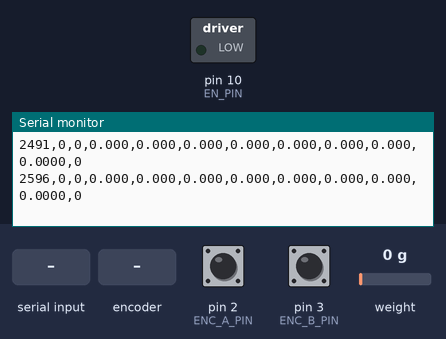
Bench run of a sketch on a simulated Arduino Uno, built with avr-gcc and run on an emulated ATmega328P. Parts: switched loads named in the sketch (green lamp = pin HIGH), the last lines printed to the serial monitor. The inputs (shaded band) are chosen by the test bench; at power-on: weight on the scale 0 g, pin 2 (ENC_A_PIN) HIGH, pin 3 (ENC_B_PIN) HIGH.

Above: at 2.7 s.
2.8 s: weight on the scale set to 2500 g
At 2.81 s:
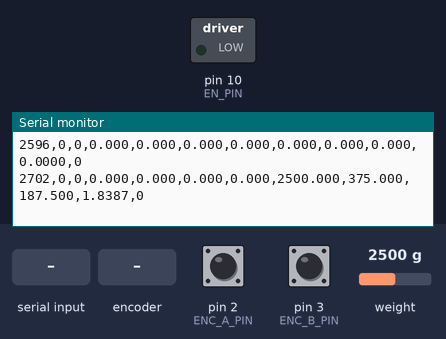
5.8 s: "STOP\n" received over Serial
At 6.4 s:
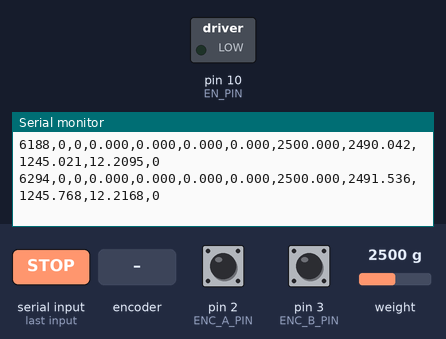
7.3 s: "TARE\n" received over Serial
At 9.06 s:
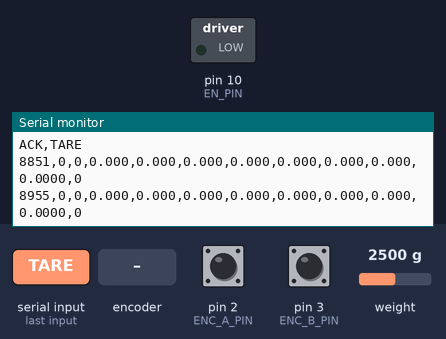
10.3 s: rotary encoder on pin 2 (ENC_A_PIN) / pin 3 (ENC_B_PIN) turned 3 steps (first pin leading)
At 10.32 s:
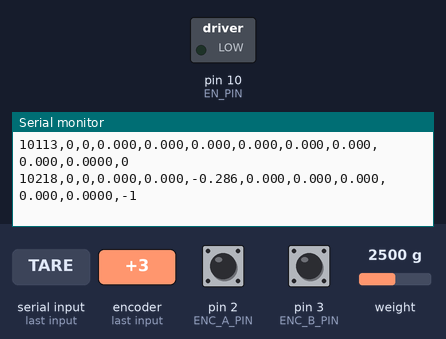
13.9 s: weight on the scale set to 100 g
At 13.9 s:
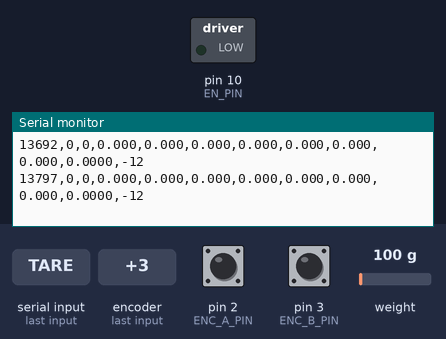
16.9 s: "CAL=\n" received over Serial
At 17.18 s:
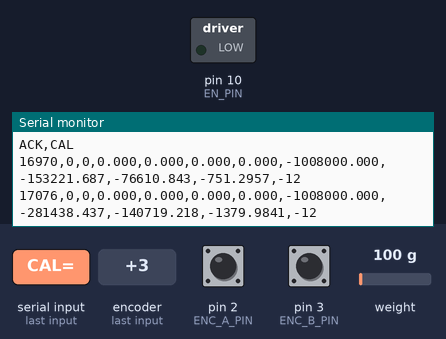
Timing chart, 0 to 19.4 s (numbered marks = the images above; inputs shaded):
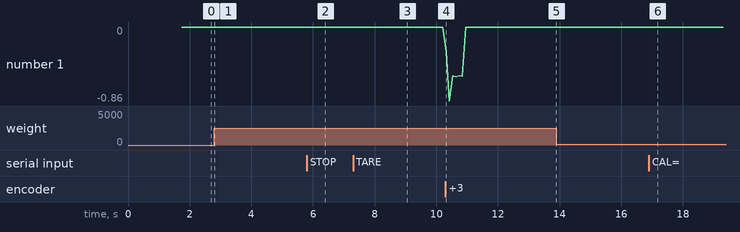

The sketch:

wire_tension_arduino.ino
```cpp
#include <HX711.h>
#include <AccelStepper.h>
#include <math.h>

// ================= PIN ASSIGNMENTS =================
const byte ENC_A_PIN  = 2;
const byte ENC_B_PIN  = 3;

const byte HX_DT_PIN  = 5;
const byte HX_SCK_PIN = 6;

const byte STEP_PIN   = 8;
const byte DIR_PIN    = 9;
const byte EN_PIN     = 10;

// ================= FIXED PARAMETERS =================
const long MOTOR_FULL_STEPS_PER_REV = 200;
const long MICROSTEPS               = 16;
const long MOTOR_STEPS_PER_REV      = MOTOR_FULL_STEPS_PER_REV * MICROSTEPS;

// 500 PPR encoder, x4 quadrature = 2000 counts/rev
const long ENCODER_COUNTS_PER_REV = 2000;

// HX711 calibration
float calibration_factor = 364.0f;
float tension_divisor    = 2.0f;

// RPM PI controller gains
float Kp = 0.20f;
float Ki = 0.30f;

// RPM limits
const float maxRPM = 250.0f;
const float minRPM = -250.0f;

// Timing intervals [ms]
const unsigned long CONTROL_MS = 50;
const unsigned long LOAD_MS    = 50;
const unsigned long REPORT_MS  = 100;

// EMA filter coefficient for load cell (0 < alpha <= 1)
//   smaller = smoother but more lag; 0.15 is a good starting point at 20 Hz
const float EMA_ALPHA = 0.15f;

// ================= OBJECTS =================
HX711 scale;
AccelStepper motor(AccelStepper::DRIVER, STEP_PIN, DIR_PIN);

// ================= ENCODER STATE =================
volatile long encoderCount = 0;

// ================= SERIAL COMMAND BUFFER =================
char cmdBuf[128];
byte cmdIdx = 0;

// ================= RUNTIME STATE =================
unsigned long lastControlMs = 0;
unsigned long lastReportMs  = 0;
unsigned long lastLoadMs    = 0;

long  lastEncoderCount = 0;
float measuredRPM      = 0.0f;
float commandedRPM     = 0.0f;
float targetRPM        = 0.0f;
float integrator       = 0.0f;

// ================= LOAD VALUES =================
float load_g_raw  = 0.0f;
float load_g_filt = 0.0f;   // EMA-filtered load
float tension_g   = 0.0f;
float tension_N   = 0.0f;
bool  emaInitialised = false;

// ================= STATE / RECORD FLAGS =================
enum RunState {
  STATE_IDLE      = 0,
  STATE_WAIT_ZERO = 1,
  STATE_RAMP      = 2,
  STATE_RUN       = 3
};

RunState runState   = STATE_IDLE;
bool     recordReady = false;

// ================= ENCODER ISRs =================
void isrEncA() {
  bool a = digitalRead(ENC_A_PIN);
  bool b = digitalRead(ENC_B_PIN);
  if (a == b) encoderCount++;
  else         encoderCount--;
}

void isrEncB() {
  bool a = digitalRead(ENC_A_PIN);
  bool b = digitalRead(ENC_B_PIN);
  if (a != b) encoderCount++;
  else         encoderCount--;
}

// ================= UTILITIES =================
void setMotorRPM(float rpm) {
  rpm = constrain(rpm, minRPM, maxRPM);
  commandedRPM = rpm;
  float stepsPerSec = rpm * MOTOR_STEPS_PER_REV / 60.0f;
  motor.setSpeed(stepsPerSec);
}

void tareLoadCellNow() {
  scale.tare(15);
  load_g_raw     = 0.0f;
  load_g_filt    = 0.0f;
  tension_g      = 0.0f;
  tension_N      = 0.0f;
  emaInitialised = false;    // reset filter after tare
}

void forceStopSequence() {
  runState   = STATE_IDLE;
  targetRPM  = 0.0f;
  integrator = 0.0f;
  recordReady = false;
  setMotorRPM(0.0f);
}

void sendAck(const char* msg) {
  Serial.print("ACK,");
  Serial.println(msg);
}

// ================= COMMAND PROCESSING =================
void processCommand(const char* cmd) {

  if (strcmp(cmd, "STOP") == 0) {
    forceStopSequence();
    sendAck("STOP");
  }
  else if (strcmp(cmd, "TARE") == 0) {
    tareLoadCellNow();
    sendAck("TARE");
  }
  // ---- RPM= sets target speed WITHOUT changing state ----
  else if (strncmp(cmd, "RPM=", 4) == 0) {
    targetRPM = constrain(atof(cmd + 4), minRPM, maxRPM);

    if (fabs(targetRPM) < 0.01f) {
      // Zero speed → idle
      runState    = STATE_IDLE;
      recordReady = false;
      integrator  = 0.0f;
      setMotorRPM(0.0f);
    } else {
      // Non-zero speed: just update target, do NOT touch runState
      integrator = 0.0f;
      setMotorRPM(targetRPM);
    }
  }
  // ---- STATE= is the sole authority on run state ----
  else if (strncmp(cmd, "STATE=", 6) == 0) {
    int st = atoi(cmd + 6);
    if      (st == 0) runState = STATE_IDLE;
    else if (st == 2) runState = STATE_RAMP;
    else if (st == 3) runState = STATE_RUN;
  }
  // ---- REC= controls recording flag ----
  else if (strncmp(cmd, "REC=", 4) == 0) {
    recordReady = (atoi(cmd + 4) != 0);
  }
  // ---- Calibration / tuning helpers ----
  else if (strncmp(cmd, "CAL=", 4) == 0) {
    calibration_factor = atof(cmd + 4);
    scale.set_scale(calibration_factor);
    sendAck("CAL");
  }
  else if (strncmp(cmd, "KP=", 3) == 0) {
    Kp = atof(cmd + 3);
  }
  else if (strncmp(cmd, "KI=", 3) == 0) {
    Ki = atof(cmd + 3);
  }
  else if (strncmp(cmd, "TDIV=", 5) == 0) {
    tension_divisor = atof(cmd + 5);
    if (fabs(tension_divisor) < 1e-6f) tension_divisor = 2.0f;
  }
}

void readSerialCommands() {
  while (Serial.available() > 0) {
    char c = Serial.read();
    if (c == '\n' || c == '\r') {
      if (cmdIdx > 0) {
        cmdBuf[cmdIdx] = '\0';
        processCommand(cmdBuf);
        cmdIdx = 0;
      }
    } else {
      if (cmdIdx < sizeof(cmdBuf) - 1) {
        cmdBuf[cmdIdx++] = c;
      }
    }
  }
}

// ================= LOAD CELL (with EMA filter) =================
void updateLoadCell() {
  if (!scale.is_ready()) return;

  load_g_raw = scale.get_units(1);

  // Exponential moving average filter
  if (!emaInitialised) {
    load_g_filt    = load_g_raw;   // seed with first reading
    emaInitialised = true;
  } else {
    load_g_filt = EMA_ALPHA * load_g_raw + (1.0f - EMA_ALPHA) * load_g_filt;
  }

  tension_g = load_g_filt / tension_divisor;
  tension_N = tension_g * 0.00980665f;
}

// ================= SPEED MEASUREMENT =================
void updateMeasuredRPM(float dt) {
  noInterrupts();
  long countNow = encoderCount;
  interrupts();

  long dCount = countNow - lastEncoderCount;
  lastEncoderCount = countNow;

  if (dt > 0.0f) {
    measuredRPM = (dCount / (float)ENCODER_COUNTS_PER_REV) * (60.0f / dt);
  }
}

// ================= PI CONTROLLER =================
void updateRPMController(float dt) {
  float err = targetRPM - measuredRPM;
  integrator += err * dt;
  integrator = constrain(integrator, -100.0f, 100.0f);

  float rpmCorrection = Kp * err + Ki * integrator;
  float rpmToCommand  = targetRPM + rpmCorrection;

  if (fabs(targetRPM) < 0.01f) {
    integrator  = 0.0f;
    rpmToCommand = 0.0f;
  }

  setMotorRPM(rpmToCommand);
}

// ================= SERIAL REPORTING =================
void printHeader() {
  Serial.println("time_ms,state_code,record_ready,target_rpm_active,target_rpm_final,meas_rpm,cmd_rpm,load_g_raw,load_g_filt,tension_g,tension_N,enc_count");
}

void printDataLine(unsigned long now) {
  noInterrupts();
  long countCopy = encoderCount;
  interrupts();

  Serial.print(now);           Serial.print(",");
  Serial.print((int)runState); Serial.print(",");
  Serial.print(recordReady ? 1 : 0); Serial.print(",");
  Serial.print(targetRPM, 3); Serial.print(",");
  Serial.print(targetRPM, 3); Serial.print(",");   // final == active (single target)
  Serial.print(measuredRPM, 3); Serial.print(",");
  Serial.print(commandedRPM, 3); Serial.print(",");
  Serial.print(load_g_raw, 3); Serial.print(",");
  Serial.print(load_g_filt, 3); Serial.print(",");
  Serial.print(tension_g, 3); Serial.print(",");
  Serial.print(tension_N, 4); Serial.print(",");
  Serial.println(countCopy);
}

// ================= SETUP =================
void setup() {
  Serial.begin(115200);

  pinMode(ENC_A_PIN, INPUT_PULLUP);
  pinMode(ENC_B_PIN, INPUT_PULLUP);

  pinMode(EN_PIN, OUTPUT);
  digitalWrite(EN_PIN, LOW);

  attachInterrupt(digitalPinToInterrupt(ENC_A_PIN), isrEncA, CHANGE);
  attachInterrupt(digitalPinToInterrupt(ENC_B_PIN), isrEncB, CHANGE);

  scale.begin(HX_DT_PIN, HX_SCK_PIN);
  scale.set_scale(calibration_factor);
  scale.tare(15);

  motor.setMinPulseWidth(5);
  motor.setMaxSpeed((maxRPM * MOTOR_STEPS_PER_REV / 60.0f) * 1.2f);
  motor.setSpeed(0.0f);
  motor.enableOutputs();

  unsigned long now = millis();
  lastControlMs = now;
  lastReportMs  = now;
  lastLoadMs    = now;

  printHeader();
  sendAck("BOOT");
}

// ================= MAIN LOOP =================
void loop() {
  readSerialCommands();
  motor.runSpeed();

  unsigned long now = millis();

  if (now - lastLoadMs >= LOAD_MS) {
    lastLoadMs = now;
    updateLoadCell();
  }

  if (now - lastControlMs >= CONTROL_MS) {
    float dt = (now - lastControlMs) / 1000.0f;
    lastControlMs = now;
    updateMeasuredRPM(dt);
    updateRPMController(dt);
  }

  if (now - lastReportMs >= REPORT_MS) {
    lastReportMs = now;
    printDataLine(now);
  }
}
```

Measured:
- after the input at 2.8 s, the serial monitor: prints a new line at once (image 1)
- after the input at 5.8 s, the serial monitor: prints a new line after 0.07 s (image 2)
- after the input at 7.3 s, the serial monitor: prints a new line after 1.6 s (image 3)
- after the input at 10.3 s, the serial monitor: prints a new line at once (image 4)
- after the input at 16.9 s, the serial monitor: prints a new line after 0.07 s (image 6)
